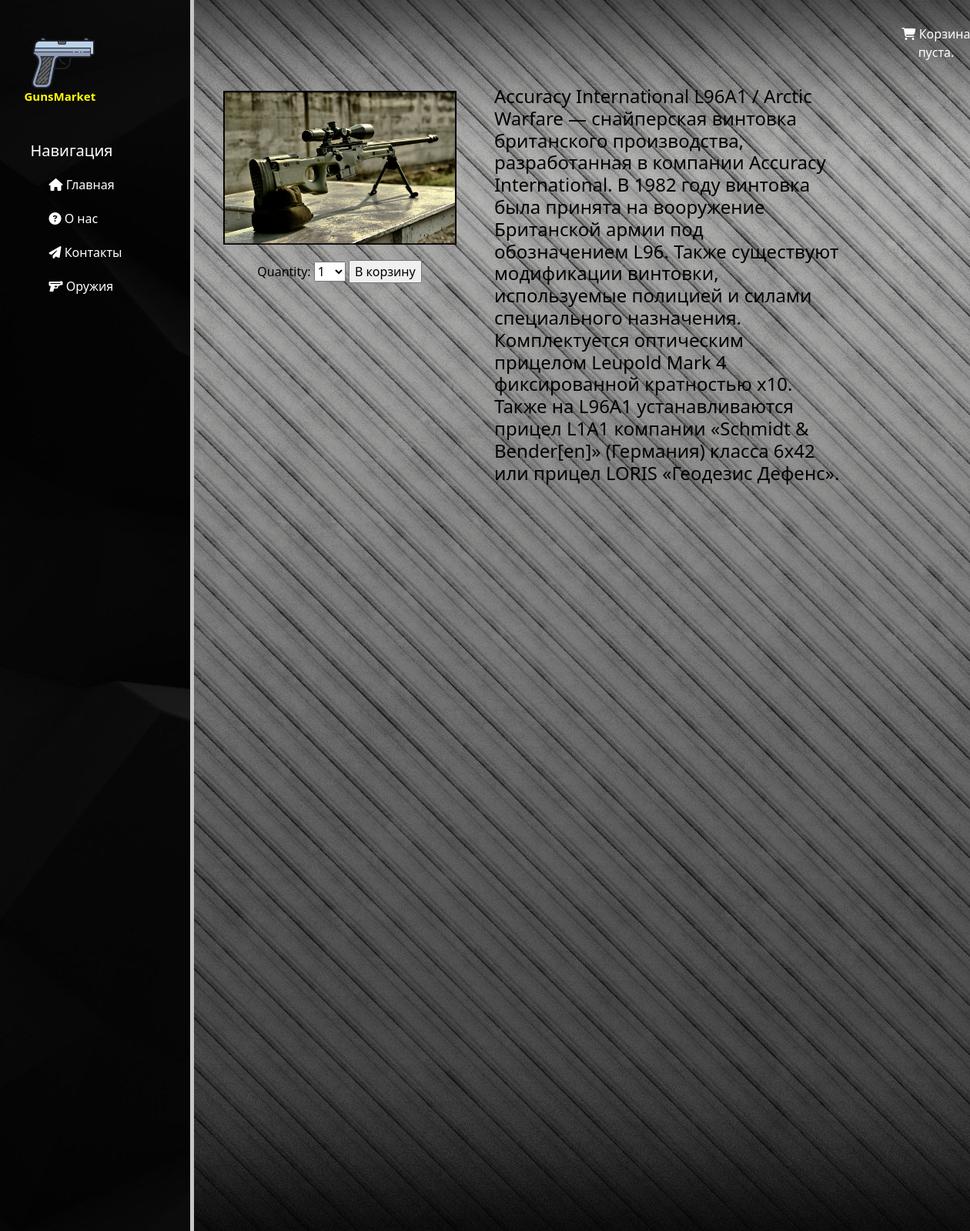
The app's page /guns/1 with its own data.
### guns/models.py (models this page shows, shortened)
class Guns(models.Model):
    name = models.CharField("Название", max_length=50)
    author = models.CharField("Автор", max_length=50)
    country = models.CharField("Страна", max_length=50)
    year = models.IntegerField("Год выпуска")
    calibr = models.FloatField("Калибр оружия")
    quantity = models.IntegerField("В наличии")
    price = models.IntegerField("Цена за один ствол")
    image = models.ImageField("Фотография", upload_to="guns/market_guns")
    description = models.TextField("Описание товара", max_length=1500)
    class Meta:
        verbose_name = 'Оружие'
        verbose_name_plural = 'Все оружия'

### guns/views.py (the view)
# urls.py: path('<int:id>', views.product_detail, name='description'),
def product_detail(request, id):
    product = get_object_or_404(Guns,
                                id=id)
    cart_product_form = CartAddProductForm()
    return render(request, 'guns/description.html', {'product': product,
                                                        'cart_product_form': cart_product_form})

### guns/forms.py
class CartAddProductForm(forms.Form):
    quantity = forms.TypedChoiceField(choices=PRODUCT_QUANTITY_CHOICES, coerce=int)
    update = forms.BooleanField(required=False, initial=False, widget=forms.HiddenInput)

### guns/cart.py (called while the page is built)
    def __len__(self):
        return sum(item['quantity'] for item in self.cart.values())

### guns/context_processors.py (called while the page is built)
def cart(request):
    return {'cart': Cart(request)}

### guns/templates/guns/description.html (shortened to what this page needs)
{% load static %}
<html lang="ru">
<head>
    <link rel="stylesheet" href="https://cdn.jsdelivr.net/npm/bootstrap@5.1.3/dist/css/bootstrap.min.css">
    <link rel="stylesheet" href="{% static 'main/css/info.css' %}">
</head>
<body>
    <aside>
        <a href="{% url 'home' %}"><img src="{% static 'main/img/gun.png' %}"></a>
        <span class="logo">GunsMarket</span>
        <h3>Навигация</h3>
        <ul>
            <a href="{% url 'home' %}"><li><i class="fa-solid fa-house"></i> Главная</li></a>
            <a href="{% url 'about' %}"><li><i class="fa-solid fa-circle-question"></i> О нас</li></a>
            <a href="{% url 'info' %}"><li><i class="fa-solid fa-paper-plane"></i> Контакты</li></a>
            <a href="{% url 'guns' %}"><li><i class="fa-solid fa-gun"></i> Оружия</li></a>
        </ul>
    </aside>
    <main>
    <div class="cart">
        {% with total_items=cart|length %}
            {% if cart|length > 0 %}
                <li><i class="fa-solid fa-cart-shopping"></i> Корзина:</li>
                <a href="{% url 'cart_detail' %}">
                    {{ total_items }} item{{ total_items|pluralize }},
                    ${{ cart.get_total_price }}
                </a>
            {% else %}
                <li><i class="fa-solid fa-cart-shopping"></i> Корзина пуста.</li>
            {% endif %}
        {% endwith %}
    </div>
    <div class="features">
        <img src={{ product.image.url }}>
        <form action="{% url 'cart_add' product.id %}" method="post">
            {{ cart_product_form }}
            <input type="submit" value="В корзину">
        </form>
        <h4>{{ product.description }}</h4>
    </div>
    </main>
</body>
</html>

### main/static/main/css/info.css (style rules this page uses)
body { background-image: url('img/515519-vertical-textured-wallpaper-backgrounds-2560x1600-samsung-galaxy.png'); }
aside img { width: 100px; }
aside h3 { font-size: 20px; margin-top: 30px; margin-left: 8px; color: #white; }
aside .logo { font-size: 15px; font-weight: bold; position: relative; top: -18px; color: yellow; }
aside { float: left; background-image: url('img/Backgrounds_Black_cubic_background_094966_.png'); width: 20%; padding: 2.5%; height: 200vh; color: white; border-right: 5px solid #c6c6c6; }
main { float: left; color: black; margin-top: 40px; text-align: center; width: 30%; }
aside ul { list-style: none }
aside a { text-decoration: none }
aside ul li { color: #fff; display: block; margin-top: 20px; transition: transform .6s ease; }
.cart { position: relative; right: -650px; top: -8px; color: white; margin-left: 250px; }
.features img { width: 303px; height: 200px; position: relative; left: -30px; top: 30px; }
.features h4 { position: relative; top: -227px; right: -50px; width: 450px; margin: 20px 82%; text-align: left; }
.features { position: relative; right: -30px; }
.features form { position: relative; top: 50px; right: 30px; }
.cart li { list-style: none; }

### records on screen
Guns: image (picture), description "Accuracy International L96A1 / Arctic Warfare — снайперская винтовка британского производства, разработанная в компании Accuracy International. В 1982 году винтовка была принята на вооружение Британской армии под обозначением L96. Также существуют модификации винтовки, используемые полицией и силами специального назначения. Комплектуется оптическим прицелом Leupold Mark 4 фиксированной кратностью х10. Также на L96A1 устанавливаются прицел L1A1 компании «Schmidt & Bender[en]» (Германия) класса 6х42 или прицел LORIS «Геодезис Дефенс»."
